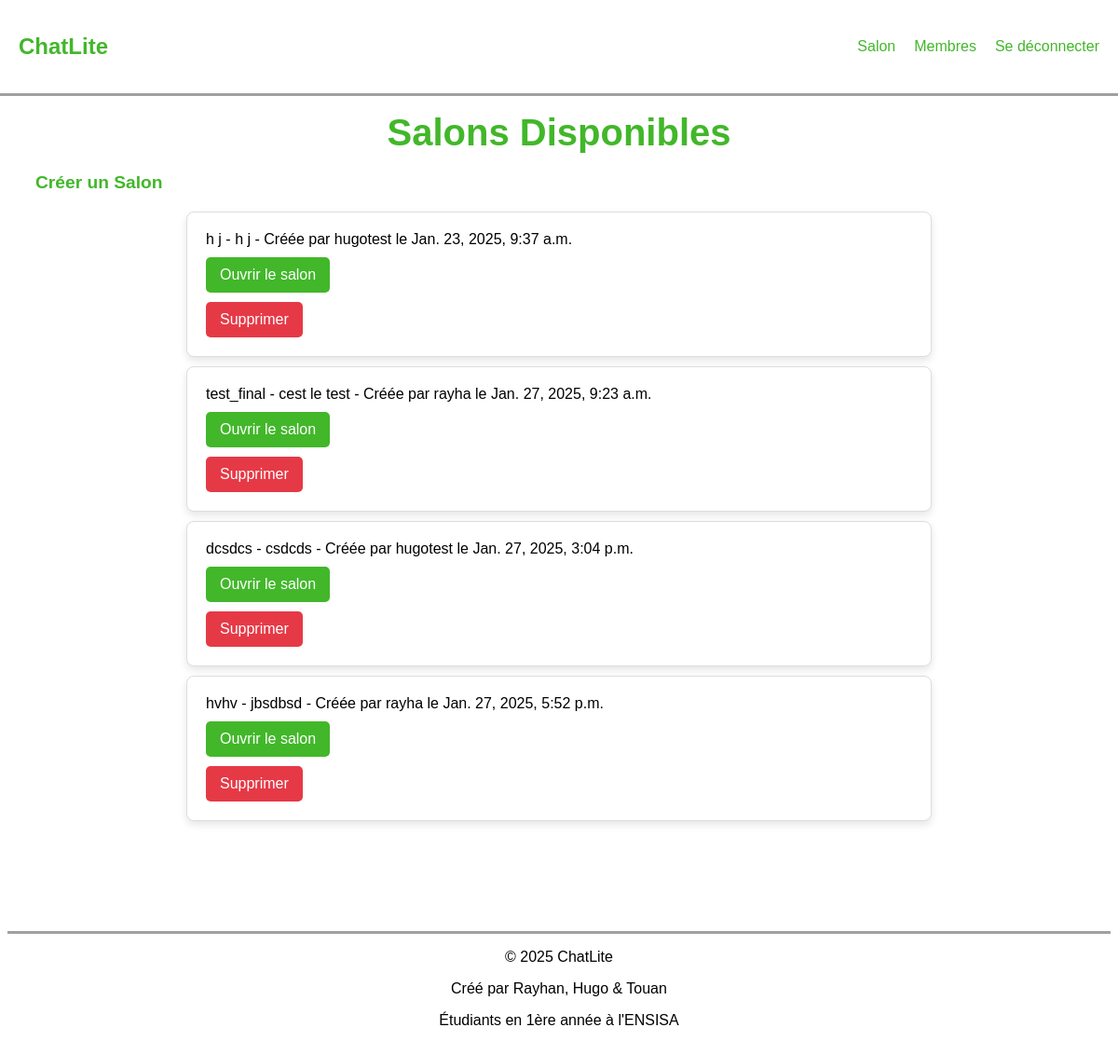
/ (signed in), run on the app's committed database.
### membre/models.py (models this page shows, shortened)
class Salon(models.Model):
    nom = models.CharField(max_length=100)
    description = models.TextField()
    date_creation = models.DateTimeField(auto_now_add=True,null=True)
    users = models.ManyToManyField(User, related_name="authorized_salons", blank=True)
    created_by = models.ForeignKey(User, on_delete=models.CASCADE, related_name="created_salons", null=True, blank=True)

### membre/views.py (the view)
# urls.py: path("", views.salons_disponible, name="Home"),
@login_required(login_url='connection')
def salons_disponible(request):
    salons = Salon.objects.all()
    return render(request, 'salon.html', {'salons': salons})

### membre/templates/salon.html (shortened to what this page needs)
{% extends 'main.html' %}
{% block content %}
        <h2 id="h2_salon">Salons Disponibles</h>
        <h3 id="h3_salon"><a href="{% url 'create_salon' %}">Créer un Salon</a></h3>
        <ul id="ul_salon">
            {% for salon in salons %}
                <li id="li_salon">
                    {{ salon.nom }} - {{ salon.description }}     - Créée par {{ salon.created_by }} le {{ salon.date_creation }}
                    {% if user in salon.users.all or salon.created_by == user or request.user.is_staff %}
                        <a href="{% url 'view_salon' salon.id %}">
                            <button>Ouvrir le salon</button>
                        </a>
                    {% else %}
                        <p id="p_salon">Vous n'êtes pas membre de ce salon. Vous devez être ajouté par le créateur.</p>
                    {% endif %}
                    {% if salon.created_by == user or request.user.is_staff %}
                        <form id="form_salon" method="POST" action="{% url 'delete_salon' salon.id %}" style="display:inline;">
                            <button type="submit">Supprimer</button>
                        </form>
                    {% endif %}
                </li>
            {% endfor %}
        </ul>
{% endblock %}

### membre/templates/main.html (style rules this page uses)
* { box-sizing: border-box; font-family: Helvetica, Verdana, sans-serif; }
#body { margin-top: 10%; margin-bottom: 10%; }

### membre/templates/salon.html (style rules this page uses)
#h2_salon { text-align: center; font-size: 2.5rem; margin: 20px 0; color: #42b72a; }
#h3_salon a { text-decoration: none; color: #42b72a; font-size: 1.2rem; margin-left: 30px; }
#ul_salon { max-width: 800px; margin: 20px auto; padding: 0; list-style: none; }
#li_salon { background: #fff; margin: 10px 0; padding: 20px; border: 1px solid #ddd; border-radius: 8px; box-shadow: 0 4px 8px rgba(0, 0, 0, 0.1); display: flex; flex-direction: column; gap: 10px; }
#li_salon button { padding: 10px 15px; font-size: 1rem; color: #fff; background-color: #42b72a; border: none; border-radius: 5px; cursor: pointer; transition: background-color 0.3s ease; }
#form_salon button[type="submit"] { background-color: #e63946; color: #fff; padding: 10px 15px; font-size: 1rem; border: none; border-radius: 5px; cursor: pointer; transition: background-color 0.3s ease; }

### data on the page
Salon: nom "h j", description "h j", created_by "hugotest", date_creation "Jan. 23, 2025, 9:37 a.m.", shows "Ouvrir le salon", shows "Supprimer"
Salon: nom "test_final", description "cest le test", created_by "rayha", date_creation "Jan. 27, 2025, 9:23 a.m.", shows "Ouvrir le salon", shows "Supprimer"
Salon: nom "dcsdcs", description "csdcds", created_by "hugotest", date_creation "Jan. 27, 2025, 3:04 p.m.", shows "Ouvrir le salon", shows "Supprimer"
Salon: nom "hvhv", description "jbsdbsd", created_by "rayha", date_creation "Jan. 27, 2025, 5:52 p.m.", shows "Ouvrir le salon", shows "Supprimer"
